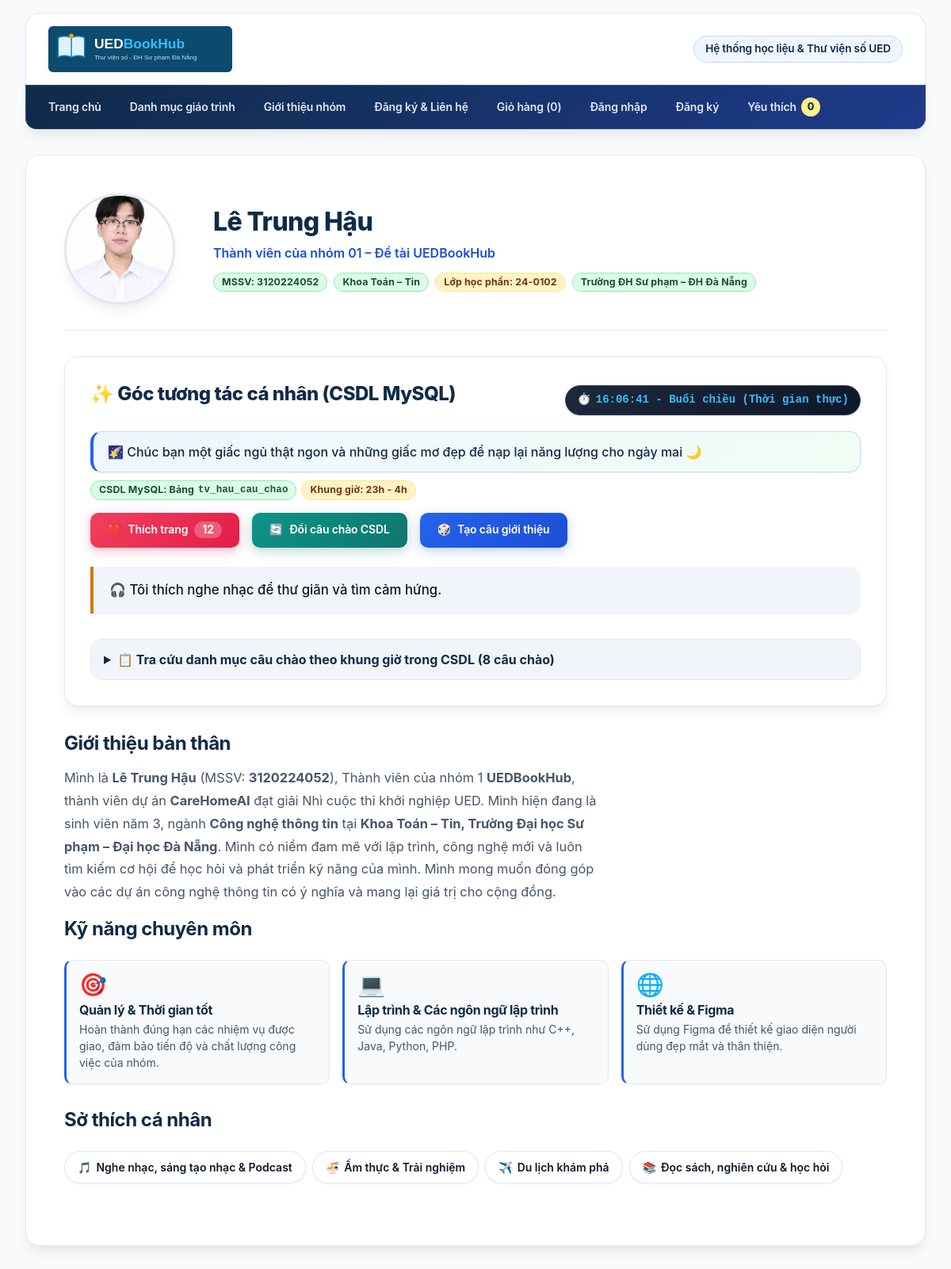
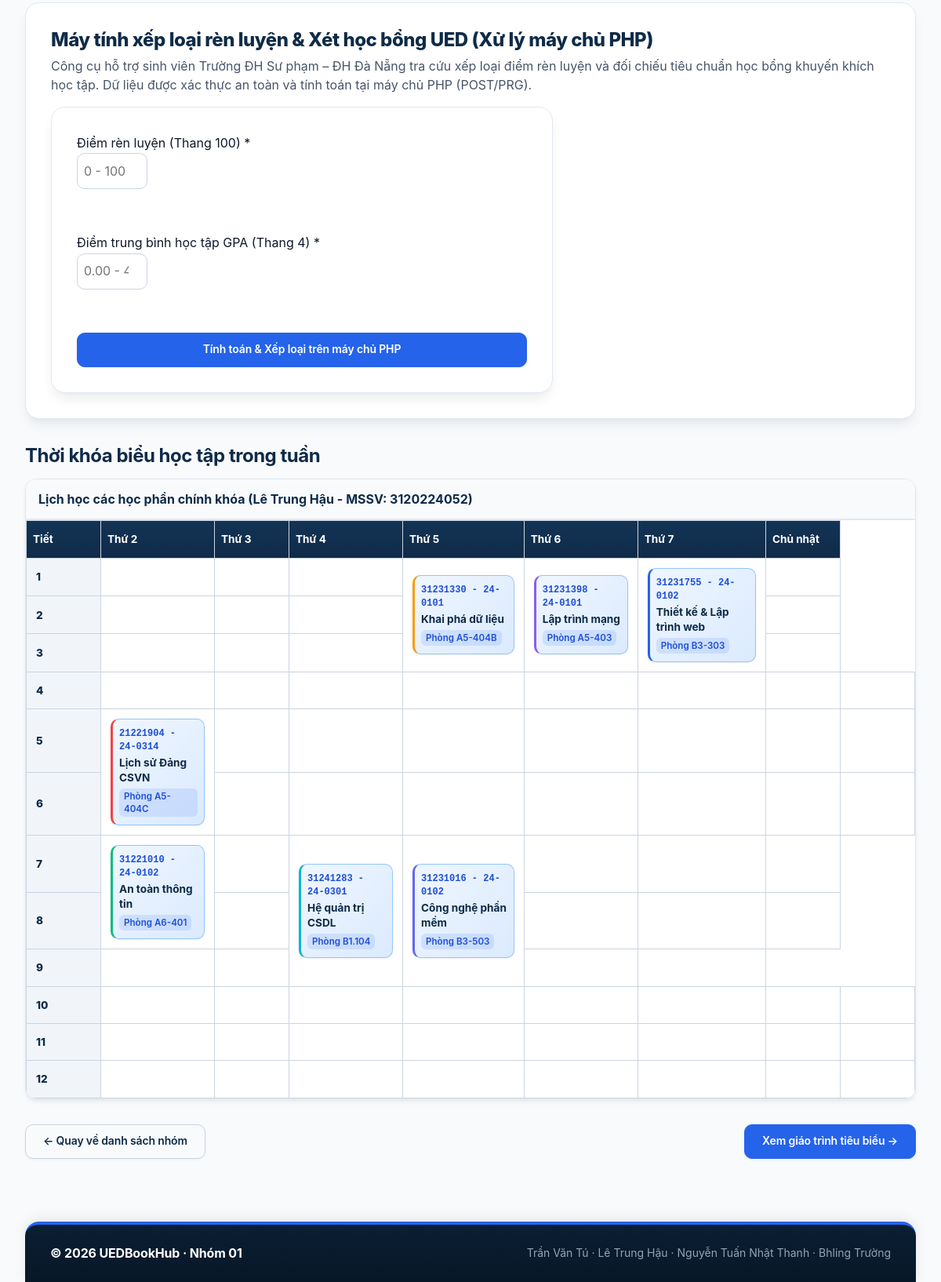
/thanhvien/3120224052_hau/gioithieu.php?cau_moi=1, run on the app's committed database (2 pictures, top to bottom).
### tables this page shows
CREATE TABLE tv_hau_cau_chao (
    id INT UNSIGNED AUTO_INCREMENT PRIMARY KEY,
    mssv CHAR(10) NOT NULL DEFAULT '3120224052',
    buoi ENUM('sang', 'chieu', 'toi', 'khuya') NOT NULL,
    gio_bat_dau TINYINT UNSIGNED NOT NULL,
    gio_ket_thuc TINYINT UNSIGNED NOT NULL,
    bieu_tuong VARCHAR(20) NOT NULL DEFAULT '✨',
    tieu_de VARCHAR(100) NOT NULL,
    loi_chao VARCHAR(500) NOT NULL,
    kich_hoat TINYINT(1) NOT NULL DEFAULT 1,
    ngay_tao DATETIME NOT NULL DEFAULT CURRENT_TIMESTAMP,
    KEY idx_tv_hau_cau_chao_gio (mssv, gio_bat_dau, gio_ket_thuc, kich_hoat),
    CONSTRAINT fk_tv_hau_cau_chao_thanh_vien FOREIGN KEY (mssv)
        REFERENCES thanh_vien(mssv) ON DELETE CASCADE
);

### thanhvien/3120224052_hau/gioithieu.php (the view, shortened to what the rows shown need)
<?php
$pdo = null;
try {
    $pdo = db();
} catch (Throwable $e) {
    error_log('CSDL MySQL chưa sẵn sàng: ' . $e->getMessage());
}
function layCauChaoCSDL(?PDO $pdo, string $mssv, ?int $gio = null): array {
    if ($pdo) {
        try {
            $sql = "SELECT id, buoi, gio_bat_dau, gio_ket_thuc, bieu_tuong, tieu_de, loi_chao
                    FROM tv_hau_cau_chao
                    WHERE mssv = :mssv
                      AND kich_hoat = 1
                      AND (
                        (gio_bat_dau <= gio_ket_thuc AND :g1 >= gio_bat_dau AND :g2 <= gio_ket_thuc)
                        OR (gio_bat_dau > gio_ket_thuc AND (:g3 >= gio_bat_dau OR :g4 <= gio_ket_thuc))
                      )
                    ORDER BY RAND()
                    LIMIT 1";
            $st = $pdo->prepare($sql);
            $st->execute([
                'mssv' => $mssv,
                'g1' => $gio,
                'g2' => $gio,
                'g3' => $gio,
                'g4' => $gio,
            ]);
            $kq = $st->fetch();
            if ($kq) {
                return $kq;
            }
        } catch (Throwable $e) {
            error_log('Lỗi lấy câu chào CSDL: ' . $e->getMessage());
        }
    }
}
$gioHienTai = (int)date('G');
$cauChaoHienTai = layCauChaoCSDL($pdo, MSSV_HAU, $gioHienTai);
require __DIR__ . '/../../inc/header.php';
?>
  <main class="noi-dung-chinh">
    <article class="ho-so-ca-nhan">
      <div class="ho-so-ca-nhan__than">
        <div class="ho-so-ca-nhan__hang-dau">
          <div class="ho-so-ca-nhan__thong-tin">
            <h1 class="ho-so-ca-nhan__ten">Lê Trung Hậu</h1>
          </div>
        </div>
        <section class="tuong-tac" id="tuong-tac" aria-labelledby="tieu-de-tuong-tac">
          <div class="tuong-tac__dau">
            <h2 id="tieu-de-tuong-tac" class="tuong-tac__tieu-de">✨ Góc tương tác cá nhân (CSDL MySQL)</h2>
          </div>
          <div class="khung-loi-chao-csdl">
            <div id="loi-chao" class="tuong-tac__loi-chao" role="status" aria-live="polite">
              <?= e($cauChaoHienTai['loi_chao']) ?>
            </div>
            <div class="loi-chao__thong-tin-csdl">
              <span class="huy-hieu huy-hieu--con">CSDL MySQL: Bảng <code>tv_hau_cau_chao</code></span>
              <span class="huy-hieu huy-hieu--sap-het" id="huy-hieu-khung-gio">Khung giờ: <?= e((string)$cauChaoHienTai['gio_bat_dau']) ?>h - <?= e((string)$cauChaoHienTai['gio_ket_thuc']) ?>h</span>
            </div>
          </div>
        </section>
        <section>
          <h2>Giới thiệu bản thân</h2>
        </section>
        <section>
          <h2>Kỹ năng chuyên môn</h2>
        </section>
        <section>
          <h2>Sở thích cá nhân</h2>
        </section>
      </div>
    </article>
    <section id="may-tinh-drl" class="may-tinh-drl" aria-labelledby="tieu-de-may-tinh-drl">
      <div>
        <h2 id="tieu-de-may-tinh-drl">Máy tính xếp loại rèn luyện &amp; Xét học bổng UED (Xử lý máy chủ PHP)</h2>
      </div>
    </section>
    <section class="khoi-thoi-khoa-bieu">
      <h2>Thời khóa biểu học tập trong tuần</h2>
      <div class="bang-cuon">
        <table class="bang-tkb">
          <caption>Lịch học các học phần chính khóa (Lê Trung Hậu - MSSV: 3120224052)</caption>
          <thead>
            <tr>
              <th scope="col">Tiết</th>
              <th scope="col">Thứ 2</th>
              <th scope="col">Thứ 3</th>
              <th scope="col">Thứ 4</th>
              <th scope="col">Thứ 5</th>
              <th scope="col">Thứ 6</th>
              <th scope="col">Thứ 7</th>
              <th scope="col">Chủ nhật</th>
            </tr>
          </thead>
          <tbody>
            <tr>
              <th scope="row">1</th>
            </tr>
            <tr>
              <th scope="row">2</th>
            </tr>
            <tr>
              <th scope="row">3</th>
            </tr>
            <tr>
              <th scope="row">4</th>
            </tr>
            <tr>
              <th scope="row">5</th>
            </tr>
            <tr>
              <th scope="row">6</th>
            </tr>
            <tr>
              <th scope="row">7</th>
            </tr>
            <tr>
              <th scope="row">8</th>
            </tr>
            <tr>
              <th scope="row">9</th>
            </tr>
            <tr>
              <th scope="row">10</th>
            </tr>
            <tr>
              <th scope="row">11</th>
            </tr>
            <tr>
              <th scope="row">12</th>
            </tr>
          </tbody>
        </table>
      </div>
    </section>
  </main>
<?php require __DIR__ . '/../../inc/footer.php'; ?>

### data on the page
tv_hau_cau_chao: loi_chao "🌠 Chúc bạn một giấc ngủ thật ngon và những giấc mơ đẹp để nạp lại năng lượng cho ngày mai 🌙", gio_bat_dau "23", gio_ket_thuc "4"

### other printed values
$nhan "Trang chủ"
$nhan "Danh mục giáo trình"
$nhan "Giới thiệu nhóm"
$nhan "Đăng ký & Liên hệ"
$gioDauTrang->soMon() "0"
$soLuotThich "12"
$cauHienTai "🎧 Tôi thích nghe nhạc để thư giãn và tìm cảm hứng."
count($danhSachCauChao) "8"
